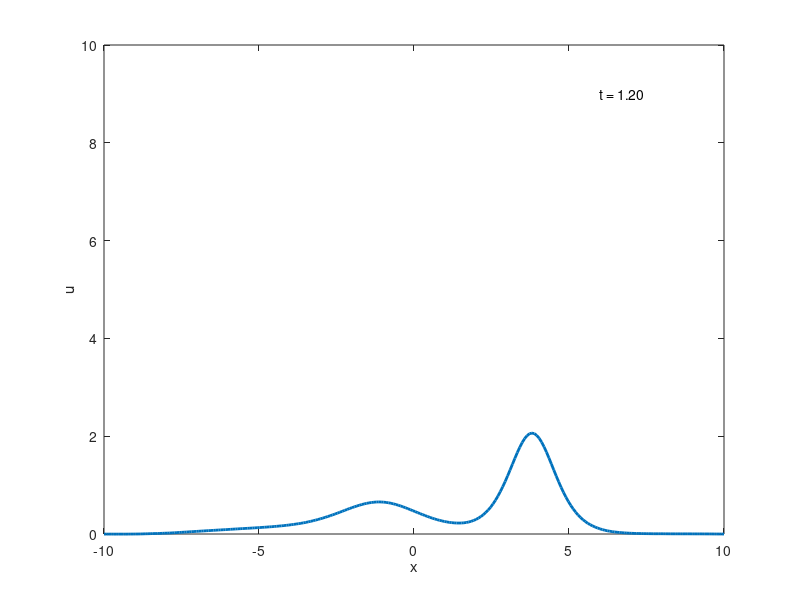
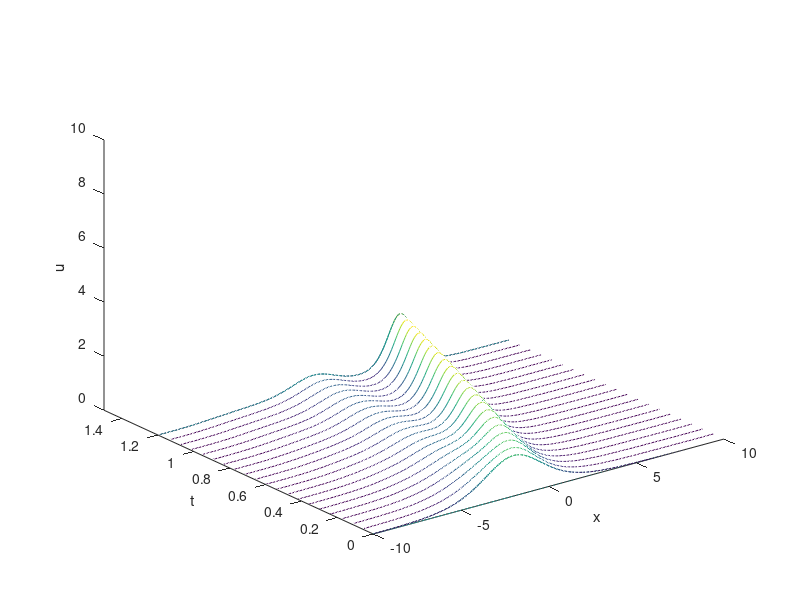

The MATLAB script that drew these images, in order:
%lie trotter
%Kdv Dos_solitones

clear all
clc
set(gca,'FontSize',8)
set(gca,'LineWidth',2)

N = 256;
x = linspace(-10,10,N);
delta_x = x(2) - x(1);
delta_k = 2*pi/(N*delta_x);

k = [0:delta_k:(N/2-1)*delta_k,0,-(N/2-1)*delta_k:delta_k:-delta_k];
c_1=13;
c_2 =3;

u = 1/2*c_1*(sech(sqrt(c_1)*(x/16+8)/2)).^2 + 1/2*c_2*(sech(sqrt(c_2)*(x/2+1)/2)).^2;

delta_t = 0.4/N^2;
t=0;
plot(x,u,'LineWidth',2)
axis([-10 10 0 10])
xlabel('x')
ylabel('u')
text(6,9,['t = ',num2str(t,'%1.2f')],'FontSize',14)
drawnow

tmax = 1.5; nplt = floor((tmax/100)/delta_t); nmax = round(tmax/delta_t);
udata = u'; tdata = 0;
U = fft(u);

for n = 1:nmax-40000
    t = n*delta_t;
    
    % lineal
    U = U.*exp(1i*k.^3*delta_t);
    
    % no lineal
    
    U = U  - (3i*k*delta_t).*fft((real(ifft(U))).^2);
    
    if mod(n,nplt) == 0
        u = real(ifft(U));
        udata = [udata u']; tdata = [tdata t];
        if mod(n,4*nplt) == 0
            plot(x,u,'LineWidth',2)
            axis([-10 10 0 10])
            xlabel('x')
            ylabel('u')
            text(6,9,['t = ',num2str(t,'%1.2f')],'FontSize',10)
            drawnow
        end
    end
end

figure

waterfall(x,tdata(1:4:end),udata(:,1:4:end)')
xlabel x, ylabel t, axis([-10 10 0 tmax 0 10]), grid off
zlabel u
